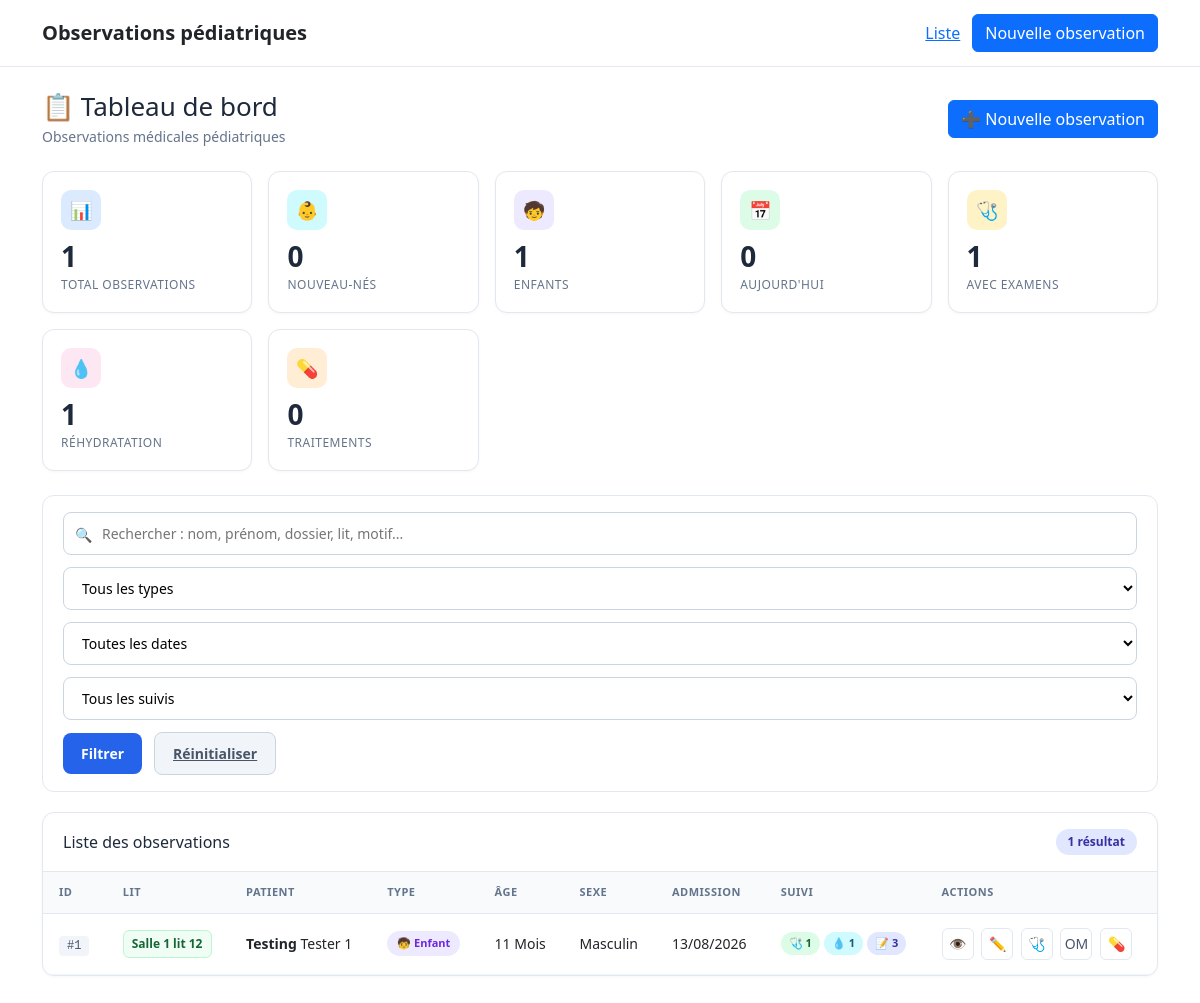
The app's page /, older data.
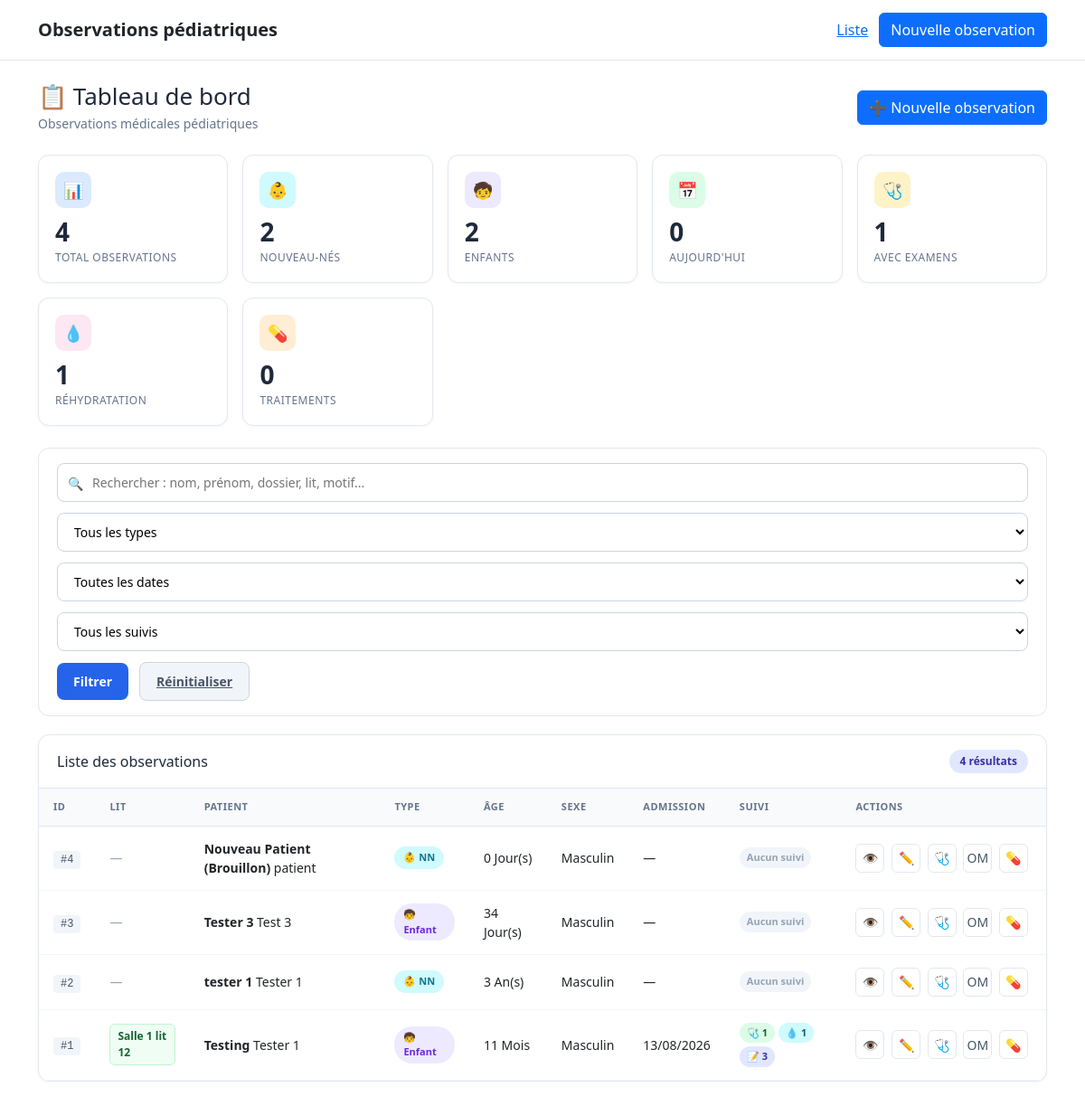
The same page, newer data.
### patient/models.py (models this page shows, shortened)
class ObservationMedicale(models.Model):
    type_observation = models.CharField(
        max_length=10,
        choices=C.TYPE_OBSERVATION_CHOICES,
        verbose_name="Type d'observation",
    )
    nom = models.CharField(
        max_length=255,
        verbose_name="Nom",
    )
    prenoms = models.CharField(
        max_length=255, blank=True, null=True,
        verbose_name="Prénom(s)",
    )
    sexe = models.CharField(
        max_length=1,
        choices=C.SEXE_CHOICES,
        verbose_name="Sexe",
    )
    age_valeur = models.PositiveIntegerField(
        verbose_name="Âge",
    )
    age_unite = models.CharField(
        max_length=10,
        choices=C.AGE_UNITE_CHOICES,
        verbose_name="Unité d'âge",
    )
    date_naissance = models.DateField(
        null=True,
        blank=True,
        verbose_name="Date de naissance",
    )
    adresse = models.TextField(
        null=True,
        blank=True,
        verbose_name="Adresse",
    )
    telephone = models.CharField(
        max_length=50,
        null=True,
        blank=True,
        verbose_name="Contact",
    )
    lit = models.CharField(
        max_length=30,
        null=True,
        blank=True,
        verbose_name="Lit n°",
    )
    date_admission = models.DateField(
        null=True,
        blank=True,
        verbose_name="Date d'entrée / admission",
    )
    motif_admission = models.TextField(
        null=True,
        blank=True,
        verbose_name="Motif d'entrée / admission",
    )
    diagnostic_retenu = models.TextField(
        null=True,
        blank=True,
        verbose_name="Diagnostic retenu",
    )
    created_at = models.DateTimeField(auto_now_add=True)
    updated_at = models.DateTimeField(auto_now=True)
    class Meta:
        verbose_name = "Observation médicale"
        verbose_name_plural = "Observations médicales"
        ordering = ["-created_at"]
    @property
    def age_display(self):
        return f"{self.age_valeur} {self.get_age_unite_display()}"

### patient/views.py (the view, shortened to what this page needs)
@require_GET
def observation_list(request):
    today = timezone.now().date()
    q = request.GET.get("q", "").strip()
    observation_type = request.GET.get("type", "").strip()
    filtre_date = request.GET.get("date_filter", "").strip()
    statut_suivi = request.GET.get("suivi", "").strip()
    observations = ObservationMedicale.objects.all().order_by("-created_at")
    stats = {
        "total": ObservationMedicale.objects.count(),
        "total_nn": ObservationMedicale.objects.filter(type_observation="NN").count(),
        "total_enfant": ObservationMedicale.objects.filter(type_observation="ENFANT").count(),
        "total_jour": ObservationMedicale.objects.filter(created_at__date=today).count(),
        "avec_examens": ObservationMedicale.objects.filter(
            examens_physiques__isnull=False
        ).distinct().count(),
        "avec_rehydratation": ObservationMedicale.objects.filter(
            fiches_rehydratation__isnull=False
        ).distinct().count(),
        "avec_traitements": ObservationMedicale.objects.filter(
            traitements_ajustes__isnull=False
        ).distinct().count(),
    }
    if observation_type:
        observations = observations.filter(type_observation=observation_type)
    if filtre_date == "today":
        observations = observations.filter(created_at__date=today)
    elif filtre_date == "week":
        week_ago = today - timezone.timedelta(days=7)
        observations = observations.filter(created_at__date__gte=week_ago)
    elif filtre_date == "month":
        month_ago = today - timezone.timedelta(days=30)
        observations = observations.filter(created_at__date__gte=month_ago)
    if statut_suivi == "avec_examens":
        observations = observations.filter(examens_physiques__isnull=False).distinct()
    elif statut_suivi == "avec_rehydratation":
        observations = observations.filter(fiches_rehydratation__isnull=False).distinct()
    elif statut_suivi == "avec_traitements":
        observations = observations.filter(traitements_ajustes__isnull=False).distinct()
    elif statut_suivi == "sans_suivi":
        observations = observations.filter(
            Q(examens_physiques__isnull=True)
            & Q(fiches_rehydratation__isnull=True)
            & Q(traitements_ajustes__isnull=True)
        ).distinct()
    observations = observations.annotate(
        nb_examens=Count("examens_physiques", distinct=True),
        nb_rehydratation=Count("fiches_rehydratation", distinct=True),
        nb_traitements=Count("traitements_ajustes", distinct=True),
        nb_episodes=Count("episodes_histoire_maladie", distinct=True),
    )
    context = {
        "observations": observations,
        "stats": stats,
        "q": q,
        "observation_type": observation_type,
        "filtre_date": filtre_date,
        "statut_suivi": statut_suivi,
        "type_choices": C.TYPE_OBSERVATION_CHOICES,
    }
    return render(request, "patient/observation_list.html", context)

### patient/templates/patient/observation_list.html (shortened to what the changed rows need)
{% extends "patient/base.html" %}
{% load static %}
{% block content %}
<div class="dashboard-header">
    <div>
        <h1>📋 Tableau de bord</h1>
    </div>
</div>
<div class="kpi-grid">
    <a href="{% url 'patient:observation_list' %}" class="kpi-card kpi-blue">
        <div class="kpi-icon">📊</div>
        <div class="kpi-value">{{ stats.total }}</div>
        <div class="kpi-label">Total observations</div>
    </a>
    <a href="{% url 'patient:observation_list' %}?type=NN" class="kpi-card kpi-cyan">
        <div class="kpi-icon">👶</div>
        <div class="kpi-value">{{ stats.total_nn }}</div>
        <div class="kpi-label">Nouveau-nés</div>
    </a>
    <a href="{% url 'patient:observation_list' %}?type=ENFANT" class="kpi-card kpi-purple">
        <div class="kpi-icon">🧒</div>
        <div class="kpi-value">{{ stats.total_enfant }}</div>
        <div class="kpi-label">Enfants</div>
    </a>
</div>
<div class="table-card">
    <div class="table-header">
        <h3>Liste des observations</h3>
        <span class="count-badge">{{ observations|length }} résultat{{ observations|length|pluralize }}</span>
    </div>
    {% if observations %}
        <div style="overflow-x:auto;">
            <table class="obs-table">
                <thead>
                    <tr>
                        <th>ID</th>
                        <th>Lit</th>
                        <th>Patient</th>
                        <th>Type</th>
                        <th>Âge</th>
                        <th>Sexe</th>
                        <th>Admission</th>
                        <th>Suivi</th>
                        <th>Actions</th>
                    </tr>
                </thead>
                <tbody>
                    {% for obs in observations %}
                        <tr>
                            <td>
                                <span class="badge-dossier">#{{ obs.pk }}</span>
                            </td>
                            <td>
                                {% if obs.lit %}
                                    <span class="badge-lit">{{ obs.lit }}</span>
                                {% else %}
                                    <span style="color:#94a3b8;">—</span>
                                {% endif %}
                            </td>
                            <td>
                                <strong>{{ obs.nom }}</strong> {{ obs.prenoms }}
                            </td>
                            <td>
                                {% if obs.type_observation == "NN" %}
                                    <span class="badge-type badge-nn">👶 NN</span>
                                {% else %}
                                    <span class="badge-type badge-enfant">🧒 Enfant</span>
                                {% endif %}
                            </td>
                            <td>{{ obs.age_display }}</td>
                            <td>{{ obs.get_sexe_display }}</td>
                            <td>{{ obs.date_admission|date:"d/m/Y"|default:"—" }}</td>
                            <td>
                                <div class="suivi-badges">
                                    {% if obs.nb_examens > 0 %}
                                        <span class="suivi-badge suivi-badge-examen">🩺 {{ obs.nb_examens }}</span>
                                    {% endif %}
                                    {% if obs.nb_rehydratation > 0 %}
                                        <span class="suivi-badge suivi-badge-rehydratation">💧 {{ obs.nb_rehydratation }}</span>
                                    {% endif %}
                                    {% if obs.nb_episodes > 0 %}
                                        <span class="suivi-badge suivi-badge-episode">📝 {{ obs.nb_episodes }}</span>
                                    {% endif %}
                                    {% if obs.nb_examens == 0 and obs.nb_rehydratation == 0 and obs.nb_traitements == 0 and obs.nb_episodes == 0 %}
                                        <span class="suivi-badge suivi-badge-none">Aucun suivi</span>
                                    {% endif %}
                                </div>
                            </td>
                            <td class="actions-cell">
                                <a href="{% url 'patient:observation_detail' obs.pk %}"
                                   class="action-btn action-btn-view"
                                   title="Voir le dossier">
                                    👁
                                </a>
                                <a href="{% url 'patient:observation_update' obs.pk %}"
                                   class="action-btn action-btn-edit"
                                   title="Modifier">
                                    ✏️
                                </a>
                                <a href="{% url 'patient:examen_physique_list' obs.pk %}"
                                   class="action-btn action-btn-exam"
                                   title="Examens physiques">
                                    🩺
                                </a>
                                <a href="{% url 'patient:atcd_familial' obs.pk %}"
                                   class="action-btn action-btn-rehyd"
                                   title="Complétée l'OM">
                                    OM
                                </a>
                                <a href="{% url 'patient:traitement_ajustement_list' obs.pk %}"
                                   class="action-btn action-btn-trait"
                                   title="Traitements">
                                    💊
                                </a>
                            </td>
                        </tr>
                    {% endfor %}
                </tbody>
            </table>
        </div>
    {% else %}
        <div class="empty-state">
            <div class="empty-icon">📭</div>
            <h3>Aucune observation trouvée</h3>
            <p>Modifiez vos filtres ou créez une nouvelle observation.</p>
        </div>
    {% endif %}
</div>
{% endblock %}

Row changes from the older to the newer data that the page shows:
added ObservationMedicale: pk "4", nom "Nouveau Patient (Brouillon)", prenoms "patient", type_observation "👶 NN", age_display "0 Jour(s)", sexe "Masculin", date_admission "—", shows "Aucun suivi"
added ObservationMedicale: pk "3", nom "Tester 3", prenoms "Test 3", type_observation "🧒 Enfant", age_display "34 Jour(s)", sexe "Masculin", date_admission "—", shows "Aucun suivi"
added ObservationMedicale: pk "2", nom "tester 1", prenoms "Tester 1", type_observation "👶 NN", age_display "3 An(s)", sexe "Masculin", date_admission "—", shows "Aucun suivi"
Text that changed along with them:
{{ stats.total }}: "1" → "4"
{{ stats.total_nn }}: "0" → "2"
{{ stats.total_enfant }}: "1" → "2"
{{ observations|length }}: "1" → "4"
